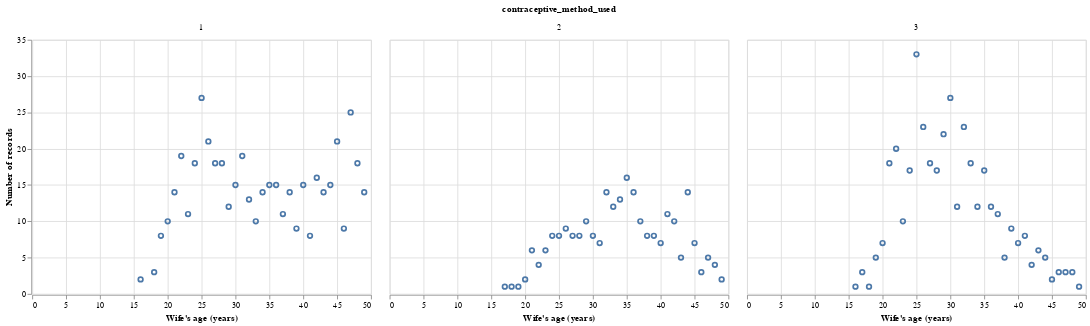

Notebook code cell kept with this figure:
### Markdown cell above
**Wife's age**

### Code cell
wife_age_correlation = alt.Chart(cmc_train, title = "Age vs. Method of Contraception Used").mark_point().encode(
    x = alt.X("wife_age", title = "Wife's age (years)"),
    y = alt.Y("count()", title = "Number of records"),
).facet("contraceptive_method_used")
wife_age_correlation

### Figure 1 — Vega-Lite specification as saved in the notebook (floating-point values rounded to 4 significant figures; data arrays with more than 128 entries replaced by an {"elided": "..."} marker saying what was removed)
{"$schema": "https://vega.github.io/schema/vega-lite/v4.17.0.json", "config": {"view": {"continuousHeight": 300, "continuousWidth": 400}}, "data": {"name": "data-3895c4260d1dd1a6efb37b73d7dea99f"}, "datasets": {"data-3895c4260d1dd1a6efb37b73d7dea99f": {"elided": "1104 records"}}, "facet": {"field": "contraceptive_method_used", "type": "quantitative"}, "spec": {"encoding": {"x": {"field": "wife_age", "title": "Wife's age (years)", "type": "quantitative"}, "y": {"aggregate": "count", "title": "Number of records", "type": "quantitative"}}, "mark": "point", "title": "Age vs. Method of Contraception Used"}}
